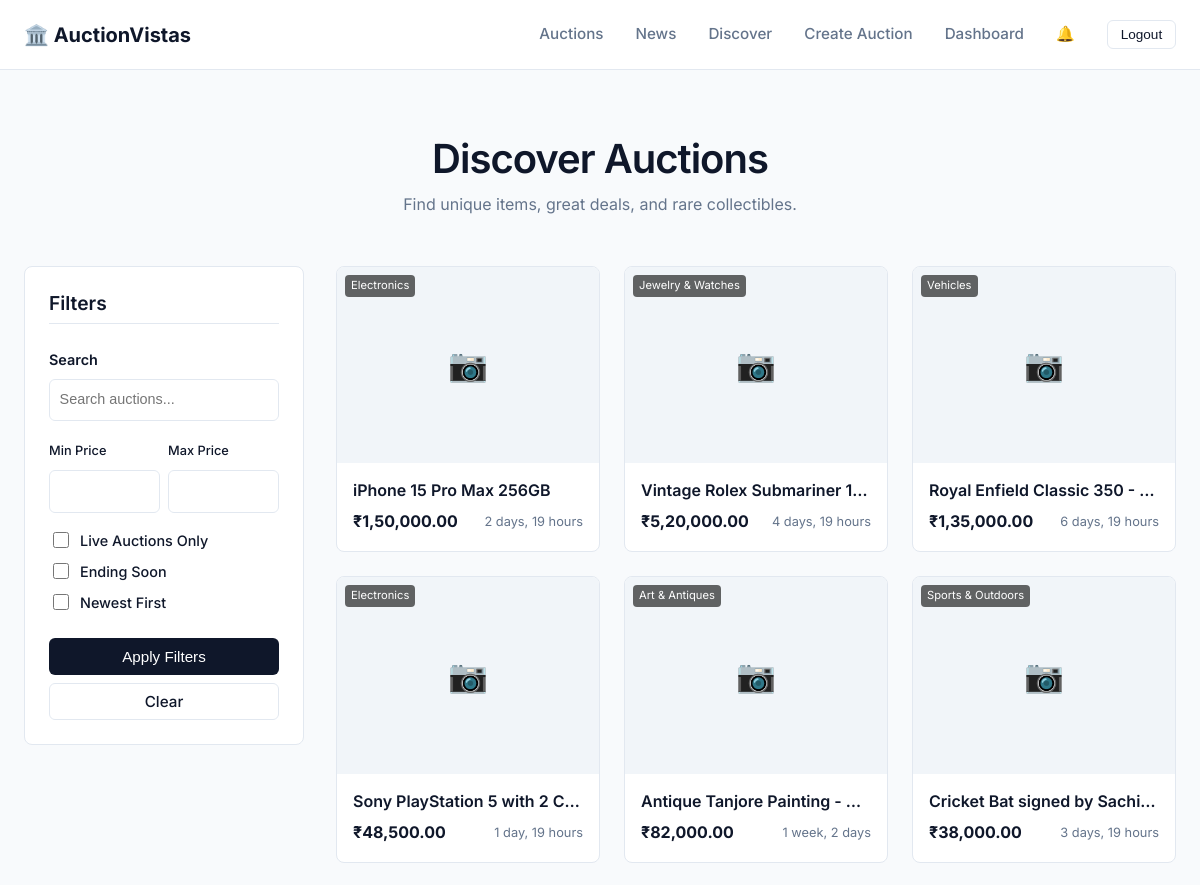
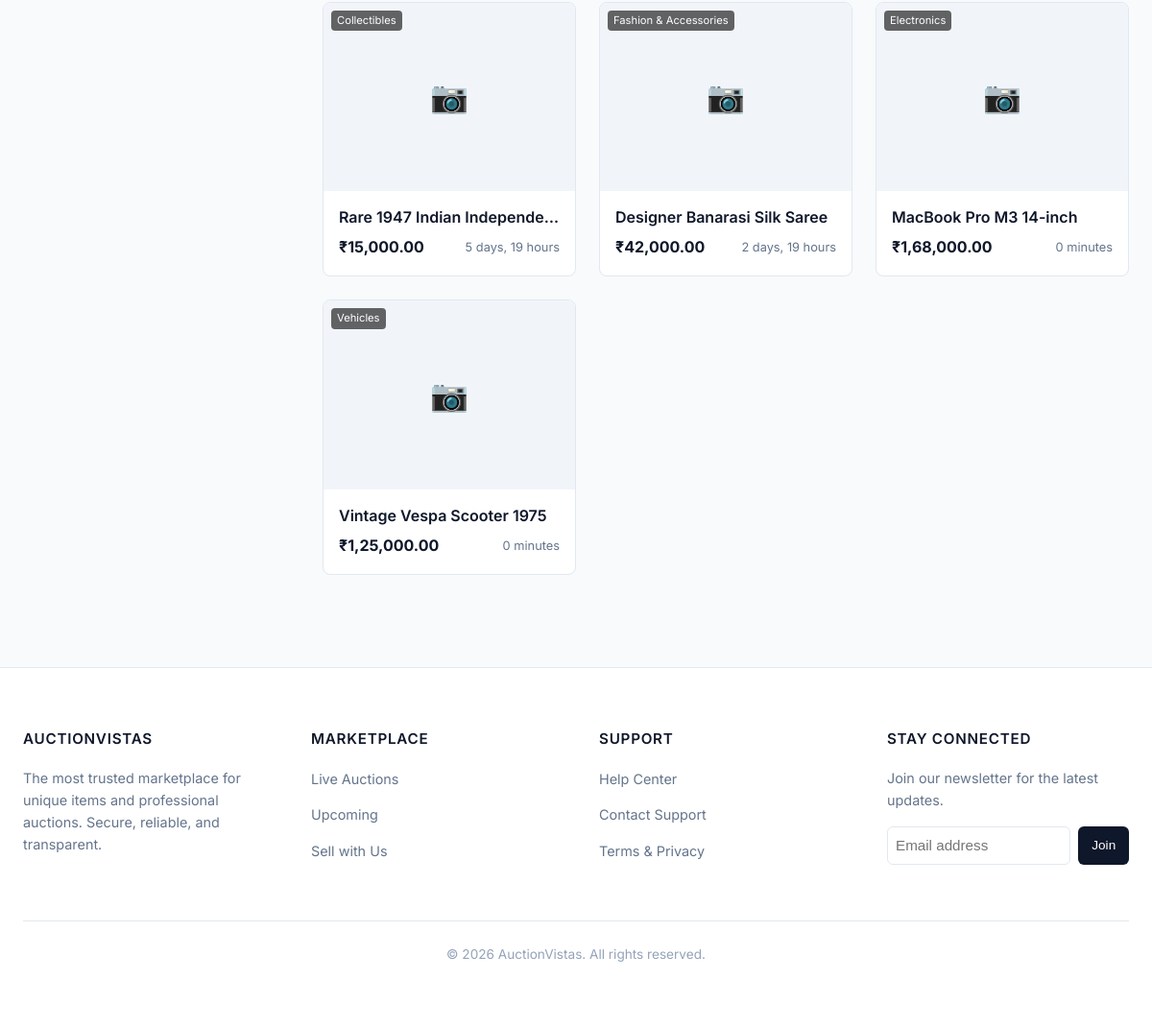
/discover/ (signed in), run on the app's committed database (2 pictures, top to bottom).
### auctions/models.py (models this page shows, shortened)
class Auction(models.Model):
    title = models.CharField(max_length=255)
    description = models.TextField()
    starting_price = models.DecimalField(max_digits=20, decimal_places=2)
    current_price = models.DecimalField(max_digits=20, decimal_places=2, default=0)
    end_time = models.DateTimeField()
    owner = models.ForeignKey(User, on_delete=models.CASCADE, related_name='auctions')
    is_active = models.BooleanField(default=True)
    created_at = models.DateTimeField(auto_now_add=True)
    image = models.ImageField(upload_to='auction_images/', null=True, blank=True)
    category = models.ForeignKey(
        Category,
        on_delete=models.SET_NULL,
        null=True,
        blank=True,
        related_name='auctions'
    )
    is_featured = models.BooleanField(default=False)
    featured_order = models.IntegerField(default=0)
    banner_image = models.ImageField(upload_to='auction_banners/', null=True, blank=True)
    view_count = models.PositiveIntegerField(default=0)

class Category(models.Model):
    name = models.CharField(max_length=100, unique=True)
    slug = models.SlugField(max_length=100, unique=True)
    description = models.TextField(blank=True)
    is_active = models.BooleanField(default=True)
    order = models.IntegerField(default=0)
    created_at = models.DateTimeField(auto_now_add=True)
    class Meta:
        verbose_name_plural = "Categories"
        ordering = ['order', 'name']

### auction_discovery/views.py (the view, shortened to what this page needs)
# urls.py: path("", discover_auctions, name="discover_auctions"),
def discover_auctions(request):
    form = AuctionSearchForm(request.GET or None)
    auctions = Auction.objects.all()
    categories = Category.objects.filter(is_active=True)
    return render(
        request,
        "auction_discovery/discover.html",
        {
            "form": form,
            "auctions": auctions,
            "categories": categories
        }
    )

### auction_discovery/forms.py
class AuctionSearchForm(forms.Form):
    q = forms.CharField(
        required=False,
        label="Search",
        widget=forms.TextInput(attrs={"placeholder": "Search auctions..."})
    )
    category = forms.ModelChoiceField(
        queryset=Category.objects.filter(is_active=True),
        required=False,
        empty_label="All Categories"
    )
    min_price = forms.DecimalField(required=False, min_value=0)
    max_price = forms.DecimalField(required=False, min_value=0)
    live_only = forms.BooleanField(required=False)
    ending_soon = forms.BooleanField(required=False)
    newest = forms.BooleanField(required=False)

### auctions/templatetags/indian_format.py (called while the page is built)
def indian_currency(value):
    try:
        value = float(value)
    except (ValueError, TypeError):
        return value
    s = str(int(value))
    if len(s) > 3:
        last3 = s[-3:]
        rest = s[:-3]
        rest = ','.join([rest[max(i-2,0):i] for i in range(len(rest), 0, -2)][::-1]).lstrip(',')
        formatted = rest + ',' + last3
    else:
        formatted = s
    decimals = f"{value:.2f}".split('.')[-1]
    return f"{formatted}.{decimals}"

### news/context_processors.py (called while the page is built)
def latest_news(request):
    try:
        latest_articles = Article.objects.filter(status='published').order_by('-published_at')[:3]
        return {
            'latest_news_articles': latest_articles
        }
    except:
        return {
            'latest_news_articles': []
        }

### auction_discovery/templates/auction_discovery/discover.html (shortened to what this page needs)
{% extends "base.html" %}
{% load indian_format %}
{% load static %}
{% block content %}
<div class="container" style="padding: 2rem 0;">
  <div style="text-align: center; margin-bottom: 3rem;">
    <h1 style="font-size: 2.5rem; color: var(--text-main); margin-bottom: 0.5rem;">Discover Auctions</h1>
    <p style="color: var(--text-secondary); max-width: 600px; margin: 0 auto;">Find unique items, great deals, and rare
      collectibles.</p>
  </div>
  <div style="display: grid; grid-template-columns: 280px 1fr; gap: 2rem; align-items: start;">
    <div class="card" style="padding: 1.5rem; position: sticky; top: 90px;">
      <h3
        style="font-size: 1.2rem; margin-bottom: 1.5rem; border-bottom: 1px solid var(--border-color); padding-bottom: 0.5rem;">
        Filters</h3>
      <form method="get">
        <div class="form-group">
          <label style="font-size: 0.9rem; font-weight: 600; margin-bottom: 0.5rem; display: block;">Search</label>
          {{ form.q }}
        </div>
        <div style="display: grid; grid-template-columns: 1fr 1fr; gap: 0.5rem; margin-bottom: 1rem;">
          <div class="form-group" style="margin-bottom: 0;">
            <label style="font-size: 0.8rem;">Min Price</label>
            {{ form.min_price }}
          </div>
          <div class="form-group" style="margin-bottom: 0;">
            <label style="font-size: 0.8rem;">Max Price</label>
            {{ form.max_price }}
          </div>
        </div>
        <div style="margin-bottom: 1.5rem;">
          <label style="display: flex; align-items: center; gap: 0.5rem; margin-bottom: 0.5rem; cursor: pointer;">
            {{ form.live_only }}
            <span style="font-size: 0.9rem;">Live Auctions Only</span>
          </label>
          <label style="display: flex; align-items: center; gap: 0.5rem; margin-bottom: 0.5rem; cursor: pointer;">
            {{ form.ending_soon }}
            <span style="font-size: 0.9rem;">Ending Soon</span>
          </label>
          <label style="display: flex; align-items: center; gap: 0.5rem; cursor: pointer;">
            {{ form.newest }}
            <span style="font-size: 0.9rem;">Newest First</span>
          </label>
        </div>
        <button type="submit" class="btn btn-primary" style="width: 100%;">Apply Filters</button>
        <a href="{% url 'discover_auctions' %}" class="btn btn-outline"
          style="width: 100%; margin-top: 0.5rem; text-align: center;">Clear</a>
      </form>
    </div>
    <div>
      {% if auctions %}
      <div style="display: grid; grid-template-columns: repeat(auto-fill, minmax(260px, 1fr)); gap: 1.5rem;">
        {% for auction in auctions %}
        <div class="card">
          <a href="{% url 'auction_detail' auction.id %}"
            style="text-decoration: none; color: inherit; display: block;">
            <div style="aspect-ratio: 4/3; overflow: hidden; background-color: #f1f5f9; position: relative;">
              {% if auction.image %}
              <img src="{{ auction.image.url }}" alt="{{ auction.title }}"
                style="width: 100%; height: 100%; object-fit: cover; transition: transform 0.3s ease;">
              {% else %}
              <div
                style="display: flex; align-items: center; justify-content: center; height: 100%; color: var(--text-muted); font-size: 2rem;">
                📷
              </div>
              {% endif %}
              {% if auction.category %}
              <div
                style="position: absolute; top: 8px; left: 8px; background: rgba(0,0,0,0.6); color: white; padding: 2px 6px; font-size: 0.7rem; border-radius: 4px;">
                {{ auction.category.name }}
              </div>
              {% endif %}
            </div>
            <div class="card-body" style="padding: 1rem;">
              <h3
                style="font-size: 1rem; margin-bottom: 0.5rem; line-height: 1.4; white-space: nowrap; overflow: hidden; text-overflow: ellipsis;"
                title="{{ auction.title }}">
                {{ auction.title }}
              </h3>
              <div style="display: flex; justify-content: space-between; align-items: center; margin-top: 0.5rem;">
                <span style="font-weight: 700; color: var(--text-main);">₹{{ auction.current_price|indian_format }}</span>
                <span style="font-size: 0.8rem; color: var(--text-secondary);">
                  {% if auction.end_time|date:'U' < now|date:'U' %} <span style="color: var(--danger-color);">
                    Ended</span>
                {% else %}
                {{ auction.end_time|timeuntil }}
                {% endif %}
                </span>
              </div>
            </div>
          </a>
        </div>
        {% endfor %}
      </div>
      {% endif %}
    </div>
  </div>
</div>
{% endblock %}

### static/style.css (style rules this page uses)
:root { --primary-color: #0f172a; --primary-hover: #1e293b; --accent-color: #2563eb; --accent-hover: #1d4ed8; --success-color: #059669; --warning-color: #d97706; --danger-color: #dc2626; --bg-body: #f8fafc; --bg-surface: #ffffff; --bg-secondary: #f1f5f9; --text-main: #0f172a; --text-secondary: #64748b; --text-muted: #94a3b8; --text-on-primary: #ffffff; --border-color: #e2e8f0; --border-focus: #2563eb; --radius-sm: 4px; --radius-md: 6px; --radius-lg: 8px; --shadow-sm: 0 1px 2px 0 rgb(0 0 0 / 0.05); --shadow-md: 0 4px 6px -1px rgb(0 0 0 / 0.1), 0 2px 4px -2px rgb(0 0 0 / 0.1); --shadow-lg: 0 10px 15px -3px rgb(0 0 0 / 0.1), 0 4px 6px -4px rgb(0 0 0 / 0.1); --container-width: 1200px; --header-height: 70px; }
*, *::before, *::after { box-sizing: border-box; }
body { margin: 0; padding: 0; font-family: 'Inter', -apple-system, BlinkMacSystemFont, "Segoe UI", Roboto, "Helvetica Neue", Arial, sans-serif; background-color: var(--bg-body); color: var(--text-main); line-height: 1.6; -webkit-font-smoothing: antialiased; }
a { color: var(--accent-color); text-decoration: none; transition: color 0.15s ease; }
h1, h2, h3, h4, h5, h6 { margin-top: 0; margin-bottom: 0.75em; font-weight: 600; line-height: 1.25; color: var(--text-main); }
h1 { font-size: 2.25rem; letter-spacing: -0.025em; }
h3 { font-size: 1.5rem; }
p { margin-bottom: 1rem; color: var(--text-secondary); }
.container { width: 100%; max-width: var(--container-width); margin: 0 auto; padding: 0 1.5rem; }
.btn { display: inline-flex; align-items: center; justify-content: center; padding: 0.625rem 1.25rem; font-size: 0.95rem; font-weight: 500; border-radius: var(--radius-md); cursor: pointer; transition: all 0.15s ease; line-height: 1; text-decoration: none !important; border: 1px solid transparent; }
.btn-primary { background-color: var(--primary-color); color: var(--text-on-primary); }
.btn-outline { background-color: transparent; border-color: var(--border-color); color: var(--text-main); }
.card { background-color: var(--bg-surface); border: 1px solid var(--border-color); border-radius: var(--radius-lg); overflow: hidden; transition: box-shadow 0.2s ease, transform 0.2s ease; }
.card-body { padding: 1.25rem; }
.form-group { margin-bottom: 1.25rem; }
label { display: block; font-weight: 500; margin-bottom: 0.5rem; color: var(--text-main); font-size: 0.9rem; }
input[type="text"], input[type="email"], input[type="password"], input[type="number"], select, textarea { display: block; width: 100%; padding: 0.625rem 0.875rem; font-size: 0.95rem; line-height: 1.5; color: var(--text-main); background-color: var(--bg-surface); border: 1px solid var(--border-color); border-radius: var(--radius-md); transition: border-color 0.15s ease, box-shadow 0.15s ease; }

### auction_discovery/templates/auction_discovery/discover.html (style rules this page uses)
input[type="text"], input[type="number"] { width: 100%; padding: 0.6rem; border: 1px solid var(--border-color); border-radius: var(--radius-md); font-size: 0.9rem; }
input[type="checkbox"] { accent-color: var(--accent-color); width: 1rem; height: 1rem; }

### data on the page
Auction: category.name "Electronics", title "iPhone 15 Pro Max 256GB", current_price|indian_format "1,50,000.00", end_time "2 days, 19 hours"
Auction: category.name "Jewelry & Watches", title "Vintage Rolex Submariner 1…", current_price|indian_format "5,20,000.00", end_time "4 days, 19 hours"
Auction: category.name "Vehicles", title "Royal Enfield Classic 350 -…", current_price|indian_format "1,35,000.00", end_time "6 days, 19 hours"
Auction: category.name "Electronics", title "Sony PlayStation 5 with 2 C…", current_price|indian_format "48,500.00", end_time "1 day, 19 hours"
Auction: category.name "Art & Antiques", title "Antique Tanjore Painting -…", current_price|indian_format "82,000.00", end_time "1 week, 2 days"
Auction: category.name "Sports & Outdoors", title "Cricket Bat signed by Sachi…", current_price|indian_format "38,000.00", end_time "3 days, 19 hours"
Auction: category.name "Collectibles", title "Rare 1947 Indian Independe…", current_price|indian_format "15,000.00", end_time "5 days, 19 hours"
Auction: category.name "Fashion & Accessories", title "Designer Banarasi Silk Saree", current_price|indian_format "42,000.00", end_time "2 days, 19 hours"
Auction: category.name "Electronics", title "MacBook Pro M3 14-inch", current_price|indian_format "1,68,000.00", end_time "0 minutes"
Auction: category.name "Vehicles", title "Vintage Vespa Scooter 1975", current_price|indian_format "1,25,000.00", end_time "0 minutes"
